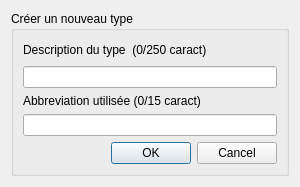
<?xml version="1.0" encoding="UTF-8"?>
<ui version="4.0">
 <class>Form</class>
 <widget class="QWidget" name="Form">
  <property name="geometry">
   <rect>
    <x>0</x>
    <y>0</y>
    <width>300</width>
    <height>171</height>
   </rect>
  </property>
  <property name="windowTitle">
   <string>Form</string>
  </property>
  <layout class="QVBoxLayout" name="verticalLayout_2">
   <item>
    <widget class="QGroupBox" name="groupBox_lib">
     <property name="title">
      <string>Créer un nouveau type</string>
     </property>
     <layout class="QFormLayout" name="formLayout">
      <property name="fieldGrowthPolicy">
       <enum>QFormLayout::AllNonFixedFieldsGrow</enum>
      </property>
      <item row="0" column="0" colspan="2">
       <widget class="QLabel" name="label_desc">
        <property name="minimumSize">
         <size>
          <width>0</width>
          <height>20</height>
         </size>
        </property>
        <property name="maximumSize">
         <size>
          <width>16777215</width>
          <height>20</height>
         </size>
        </property>
        <property name="text">
         <string>Description du type  (0/250 caract)</string>
        </property>
       </widget>
      </item>
      <item row="1" column="0" colspan="2">
       <widget class="QLineEdit" name="LE_samp_type_desc"/>
      </item>
      <item row="2" column="0" colspan="2">
       <widget class="QLabel" name="label_abb">
        <property name="text">
         <string>Abbreviation utilisée (0/15 caract)</string>
        </property>
       </widget>
      </item>
      <item row="3" column="0" colspan="2">
       <widget class="QLineEdit" name="LE_samp_type_abb"/>
      </item>
      <item row="4" column="0" colspan="2">
       <widget class="QDialogButtonBox" name="btn_box_ok_cancel">
        <property name="standardButtons">
         <set>QDialogButtonBox::Cancel|QDialogButtonBox::Ok</set>
        </property>
       </widget>
      </item>
     </layout>
    </widget>
   </item>
  </layout>
 </widget>
 <resources/>
 <connections/>
</ui>
